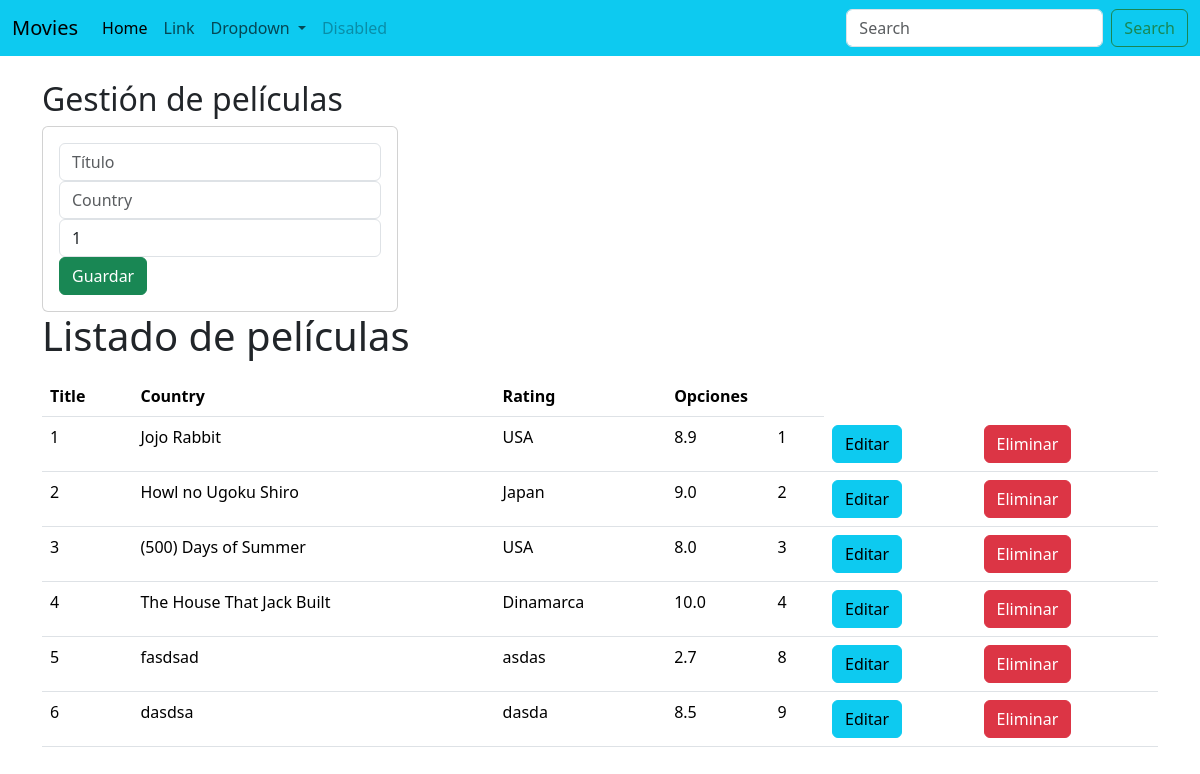
The page / on the database its author committed.
### movies/models.py (models this page shows, shortened)
class Movie(models.Model):
    title = models.CharField(max_length=255)
    country = models.CharField(max_length=255)
    rating = models.DecimalField(max_digits=3, decimal_places=1)

### movies/views.py (the view)
# urls.py: path('', views.home),
def home (request):
    listMovies = Movie.objects.all()
    return render(request, "movies.html", {"movies": listMovies})

### movies/templates/movies.html (shortened to what this page needs)
{% extends "base.html" %}
{% block body %}
<div class="row">
    <div class="col-sm-12 col-md-6 col-lg-4 col-xl-4">
        <h2> Gestión de películas</h2>
        <div class="card">
            <div class="card-body">
                <form action="c-movie/" method="POST">{% csrf_token %}
                    <div class="form-group">
                        <input type="text" id="txtTitle" name="txtTitle" class="form-control" placeholder="Título"
                            maxlength="50" required>
                    </div>
                    <div class="form-group">
                        <input type="text" id="txtCountry" name="txtCountry" class="form-control" placeholder="Country"
                            maxlength="50" required>
                    </div>
                    <div class="form-group">
                        <input type="text" id="numRating" name="numRating" class="form-control" min="1" max="10"
                            value="1" required>
                    </div>
                    <div class="form-group">
                        <button type="submit" class="btn btn-success btn-block text-white">Guardar</button>
                    </div>
                </form>
            </div>
        </div>
    </div>
    <div class="col-sm-12 col-md-6 col-lg-8 col-xl-8"></div>
    <h1> Listado de películas</h1>
    <div class="table-responsive py-2">
        <table class="table table-stripped">
            <thead>
                <tr>
                    <th>Title</th>
                    <th>Country</th>
                    <th>Rating</th>
                    <th colspan="2">Opciones</th>
                </tr>
            </thead>
            <tbody>
                {% for m in movies %}
                <tr>
                    <td>{{forloop.counter}}</td>
                    <td>{{m.title}}</td>
                    <td>{{m.country}}</td>
                    <td>{{m.rating}}</td>
                    <td>{{m.id}}</td>
                    <td><a href="er-movie/{{m.id}}" class="btn btn-info">Editar</a></td>
                    <td><a href="d-movie/{{m.id}}" class="btn btn-danger btnEliminacion">Eliminar</a></td>
                </tr>
                {% endfor %}
            </tbody>
        </table>
    </div>
</div>
</div>
{%endblock%}

### movies/templates/base.html (shortened to what this page needs)
<!DOCTYPE html>
<html lang="en">
<head>
    <link href="https://cdn.jsdelivr.net/npm/bootstrap@5.3.3/dist/css/bootstrap.min.css" rel="stylesheet"
>
</head>
<body>
    <nav class="navbar navbar-expand-lg bg-info text-light">
        <div class="container-fluid">
          <a class="navbar-brand" href="#">Movies</a>
          <div class="collapse navbar-collapse" id="navbarSupportedContent">
            <ul class="navbar-nav me-auto mb-2 mb-lg-0">
              <li class="nav-item">
                <a class="nav-link active" aria-current="page" href="#">Home</a>
              </li>
              <li class="nav-item">
                <a class="nav-link" href="#">Link</a>
              </li>
              <li class="nav-item dropdown">
                <a class="nav-link dropdown-toggle" href="#" role="button" data-bs-toggle="dropdown" aria-expanded="false">
                  Dropdown
                </a>
              </li>
              <li class="nav-item">
                <a class="nav-link disabled" aria-disabled="true">Disabled</a>
              </li>
            </ul>
            <form class="d-flex" role="search">
              <input class="form-control me-2" type="search" placeholder="Search" aria-label="Search">
              <button class="btn btn-outline-success" type="submit">Search</button>
            </form>
          </div>
        </div>
      </nav>
      <div class="container py-4">
        {% block body%}
        {% endblock%}
</body>
</html>

### rows shown on the page
Movie: title "Jojo Rabbit", country "USA", rating "8.9", id "1"
Movie: title "Howl no Ugoku Shiro", country "Japan", rating "9.0", id "2"
Movie: title "(500) Days of Summer", country "USA", rating "8.0", id "3"
Movie: title "The House That Jack Built", country "Dinamarca", rating "10.0", id "4"
Movie: title "fasdsad", country "asdas", rating "2.7", id "8"
Movie: title "dasdsa", country "dasda", rating "8.5", id "9"
